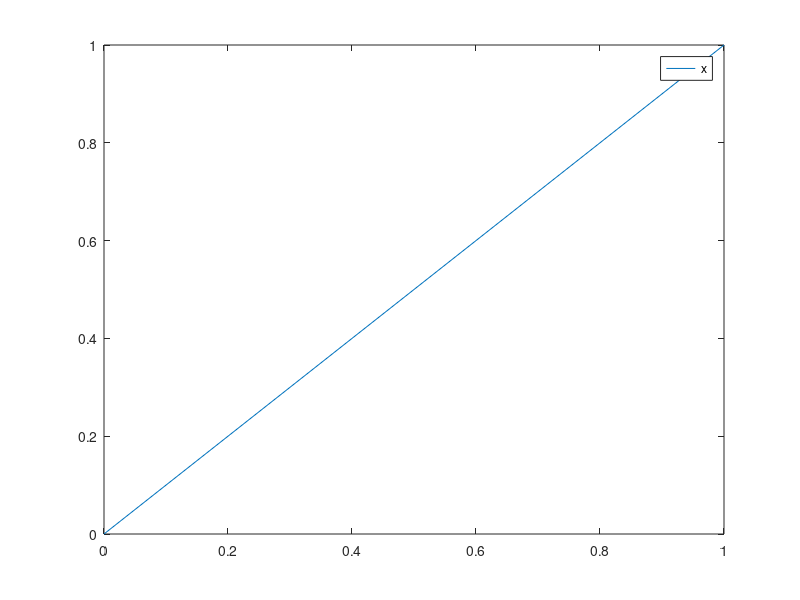

Reproduce this figure in MATLAB. (Note: this script raises an error after producing the figure.)
% legend_shadow.m
clear all
close all
clc

figure
Width = 15 %rewrite this part. a little kludgy
Height = 15 
5
x = [0 1];
y = [0 1];
ax11 = plot(x,y);

[legend_h,object_h,plot_h,text_strings] = legend(ax11, 'x', 'y');
LegendPos = get(legend_h,'Position');
ShadowPos = [(LegendPos(1)+ 0.15/Width), (LegendPos(2)-0.15/Height), LegendPos(3), LegendPos(4)];
LegendShadow = annotation('textbox');
set(LegendShadow, 'Position', ShadowPos, 'BackgroundColor', 'k');

set(get(LegendShadow,'parent'),'handlevisibility','on') %make the axes handle visible
ch=get(gcf,'ch');
set(gcf,'ch',ch([2 1 3])) %change the stacking order